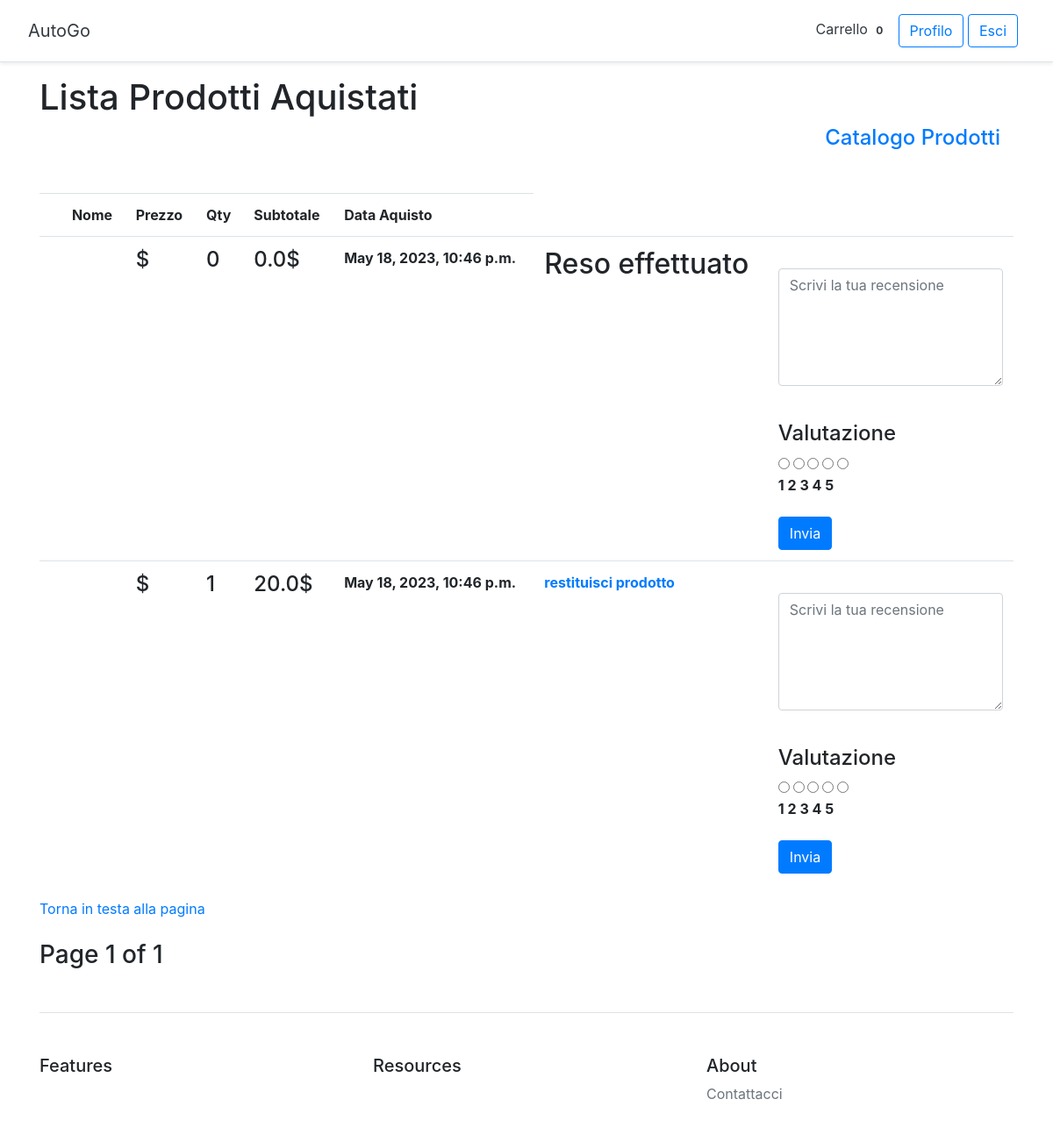
The app's page /ordine/list/ (signed in), older data.
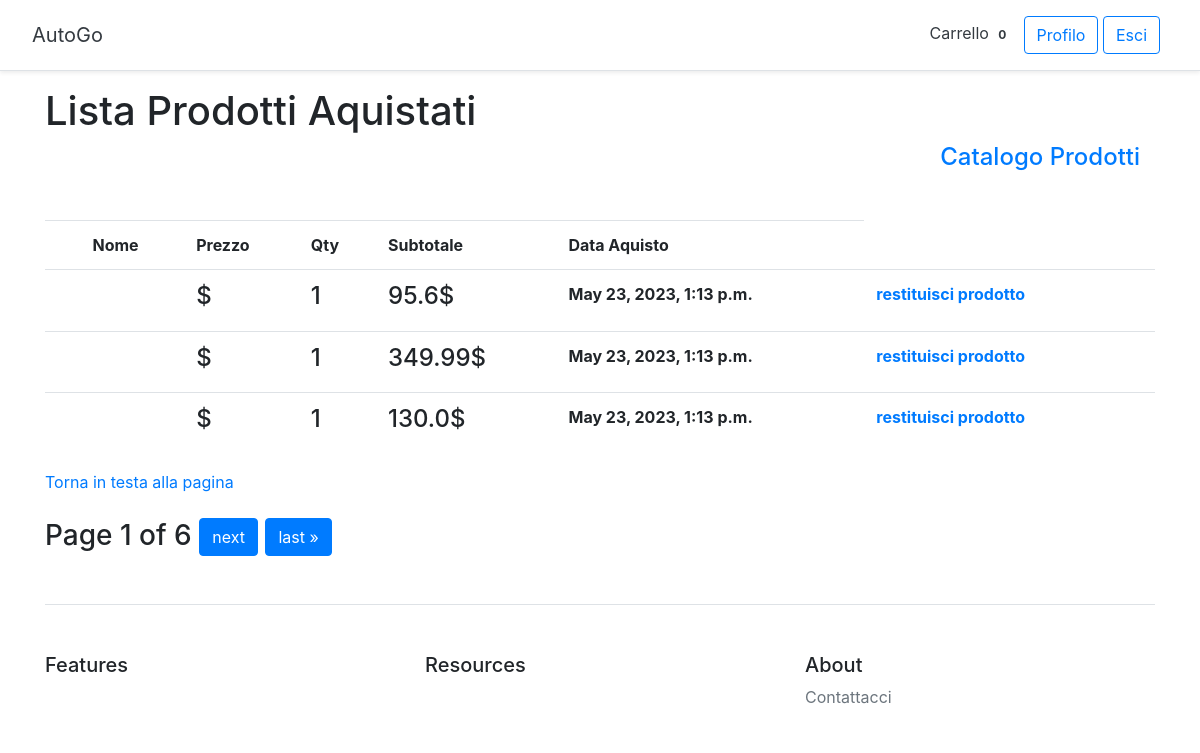
The same page, newer data.
### ordine/models.py (models this page shows, shortened)
class Ordine(models.Model):
    user = models.ForeignKey(settings.AUTH_USER_MODEL, on_delete=models.CASCADE)
    prodotto = models.ForeignKey(Prodotto, on_delete=models.DO_NOTHING)
    quantity = models.IntegerField()
    totale = models.FloatField()
    indirizzo = models.CharField(max_length=100)
    email = models.CharField(max_length=100)
    telefono = models.IntegerField()
    data = models.DateTimeField()
    spedito = models.BooleanField(default=False)
    restituito = models.BooleanField(default=False)
    class Meta:
        ordering = ('-data',)

### ordine/views.py (the view)
# urls.py: path('list/', views.OrdineListView.as_view(), name='ordine-list'),
@method_decorator(login_required, name='dispatch')
class OrdineListView(ListView):
    model = Ordine
    paginate_by = 3
    template_name = 'ordine/ordine_list.html'
    def get_queryset(self):
        user_id = self.request.user.id
        queryset = Ordine.objects.filter(user=user_id)
        return queryset
    def get_context_data(self, **kwargs):
        context = super().get_context_data(**kwargs)
        context['prodotti_all'] = Prodotto.objects.all()
        return context

### carrello/context_processor.py (called while the page is built)
def cart_total_amount(request):
    if request.user.is_authenticated:
        cart = Cart(request)
        total_bill = 0.0
        for key, value in request.session['cart'].items():
            total_bill = total_bill + (float(value['price']) * value['quantity'])
        return {'cart_total_amount': total_bill}
    else:
        return {'cart_total_amount': 0}

### ordine/templates/ordine/ordine_list.html (shortened to what the changed rows need)
{% extends "homepage/base.html" %}
{% load static %}
{% load ordine_tag %}
{% block content %}
    <h1>Lista Prodotti Aquistati</h1>
    <br>
    {% if object_list|length %}
        <table class="table">
            <ul>
                <tr>
                    <th></th>
                    <th>Nome</th>
                    <th>Prezzo</th>
                    <th>Qty</th>
                    <th>Subtotale</th>
                    <th>Data Aquisto</th>
                </tr>
                {% for prodotti in object_list %}
                    <tr>
                        <th><img src="{{ prodotti.prodotto.img.url }}" width="300"></th>
                        <th><h3>{{ prodotti.prodotto }}</h3></th>
                        <th><h4>{{ prodotti.prodotto.prezzo }}$</h4></th>
                        <th><h4>{{ prodotti.quantity }}</h4></th>
                        <th><h4>{{ prodotti.totale }}$</h4></th>
                        <th>{{ prodotti.data }}</th>
                        {% if prodotti.restituito == 0 %}
                            <th><a href="{% url 'ordine:restituisci-page' prodotti.id %}">restituisci prodotto</a>
                            </th>
                        {% else %}
                            <th><h2>Reso effettuato</h2></th>
                        {% endif %}
                        <th>
                            {% if prodotti.spedito %}
                                <form class="review-form" method="get" action="{% url 'ordine:recensione-page' %}">
                                    <br>
                                    <div class="form-group">
                            <textarea name="commento" id="commento" class="form-control" rows="5"
                                      placeholder="Scrivi la tua recensione"></textarea>
                                    </div>
                                    <br>
                                    <div class="form-group">
                                        <div class="input rating">
                                            <div class="rating-wrapper">
                                                <h4>Valutazione</h4>
                                                <input type="radio" required="required" id="star-1" name="valutazione"
                                                       value="1"/>
                                                <input type="radio" required="required" id="star-2" name="valutazione"
                                                       value="2"/>
                                                <input type="radio" required="required" id="star-3" name="valutazione"
                                                       value="3"/>
                                                <input type="radio" required="required" id="star-4" name="valutazione"
                                                       value="4"/>
                                                <input type="radio" required="required" id="star-5" name="valutazione"
                                                       value="5"/>
                                                <br>
                                                <label for="star-1" class="fas fa-star">1</label>
                                                <label for="star-2" class="fas fa-star">2</label>
                                                <label for="star-3" class="fas fa-star">3</label>
                                                <label for="star-4" class="fas fa-star">4</label>
                                                <label for="star-5" class="fas fa-star">5</label>
                                            </div>
                                        </div>
                                    </div>
                                    <div>
                                        <input type="submit" name="submit" class="btn btn-primary pull-right"
                                               value="Invia">
                                    </div>
                                </form>
                            {% endif %}
                        </th>
                    </tr>
                {% endfor %}
            </ul>
        </table>
        <a href="">Torna in testa alla pagina</a><br>
        <br>
        <div>
            <h3>
                <div class="pagination">
    <span class="step-links">
        <span class="current">
            Page {{ page_obj.number }} of {{ page_obj.paginator.num_pages }}
        </span>
        {% if page_obj.has_next %}
            <a class="btn btn-primary" href="?page={{ page_obj.next_page_number }}">next</a>
            <a class="btn btn-primary" href="?page={{ page_obj.paginator.num_pages }}">last &raquo;</a>
        {% endif %}
    </span>
                </div>
            </h3>
        </div>
    {% else %}
        <h3>Non hai ancora acquistato nessun prodotto</h3><br>
    {% endif %}
{% endblock %}

Row changes from the older to the newer data that the page shows:
no longer on this page (row unchanged): Ordine: quantity "0", totale "0.0", data "May 18, 2023, 10:46 p.m.", restituito "Reso effettuato"
no longer on this page (row unchanged): Ordine: quantity "1", totale "20.0", data "May 18, 2023, 10:46 p.m.", restituito "restituisci prodotto"
added Ordine: quantity "1", totale "95.6", data "May 23, 2023, 1:13 p.m.", restituito "restituisci prodotto"
added Ordine: quantity "1", totale "349.99", data "May 23, 2023, 1:13 p.m.", restituito "restituisci prodotto"
added Ordine: quantity "1", totale "130.0", data "May 23, 2023, 1:13 p.m.", restituito "restituisci prodotto"
Text that changed along with them:
{{ page_obj.paginator.num_pages }}: "1" → "6"
text now shown: "next last »"
